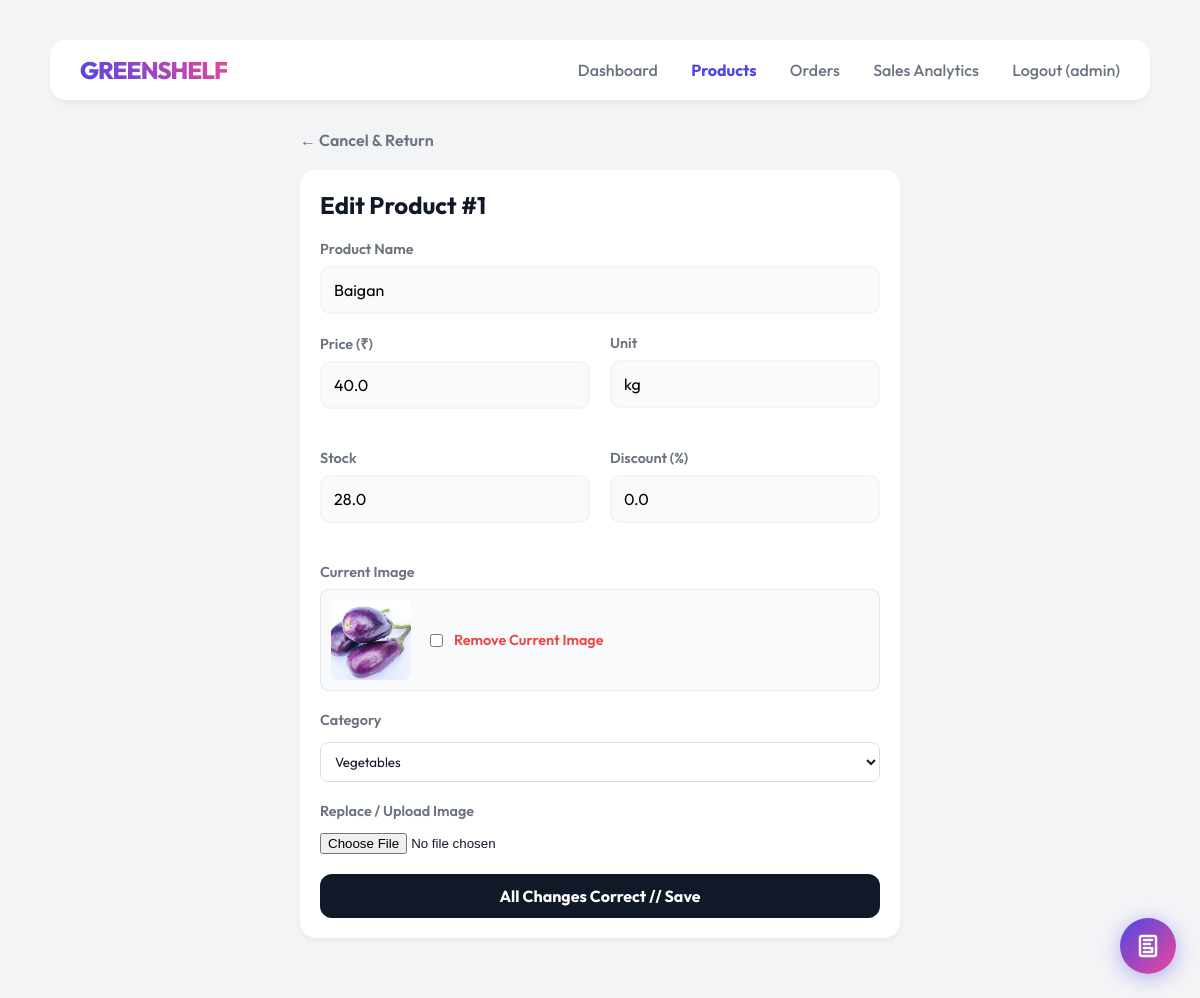
Page /edit_product/1 (signed in) on the committed database.
### tables this page shows
CREATE TABLE users (
        id INTEGER PRIMARY KEY AUTOINCREMENT,
        username TEXT NOT NULL UNIQUE,
        password_hash TEXT NOT NULL,
        role TEXT NOT NULL CHECK(role IN ('admin', 'customer'))
    );

CREATE TABLE products (
        product_id INTEGER PRIMARY KEY AUTOINCREMENT,
        name TEXT NOT NULL,
        price REAL NOT NULL,
        unit TEXT NOT NULL,
        stock REAL NOT NULL DEFAULT 0 CHECK(stock >= 0),
        discount REAL NOT NULL DEFAULT 0 CHECK(discount >= 0 AND discount <= 100),
        image_url TEXT,
        category TEXT DEFAULT 'Uncategorized'
    );

### backend/app.py (the view, shortened to what this page needs)
@app.route("/edit_product/<int:product_id>", methods=["GET", "POST"])
@admin_required
def edit_product(product_id):
    product = get_product(product_id)
    return render_template("edit_product.html", product=product)

### backend/app.py (called while the page is built)
@login_manager.user_loader
def load_user(user_id):
    conn = get_connection()
    user_data = conn.execute("SELECT * FROM users WHERE id = ?", (user_id,)).fetchone()
    conn.close()
    if user_data:
        return User(user_data['id'], user_data['username'], user_data['password_hash'], user_data['role'])
    return None

def admin_required(f):
    @wraps(f)
    @login_required
    def decorated_function(*args, **kwargs):
        if current_user.role != 'admin':
            return "403 Forbidden: Admins only", 403
        return f(*args, **kwargs)
    return decorated_function

@app.context_processor
def inject_cart_count():
    if current_user.is_authenticated and current_user.role == 'customer':
        return {"cart_count": get_cart_count(current_user.id)}
    return {"cart_count": 0}

### backend/db.py (called while the page is built)
def get_connection():
    conn = sqlite3.connect(DB_NAME)
    conn.row_factory = sqlite3.Row
    return conn

### backend/products.py (called while the page is built)
def get_product(product_id):
    conn = get_connection()
    product = conn.execute(
        "SELECT * FROM products WHERE product_id = ?", (product_id,)
    ).fetchone()
    conn.close()
    return product

### templates/edit_product.html (shortened to what this page needs)
{% extends "base.html" %}
{% block content %}
<div class="container" style="max-width: 600px;">
    <div style="margin-bottom: 20px;">
        <a href="/products" style="text-decoration: none; color: var(--text-sub); font-weight: 600;">← Cancel &
            Return</a>
    </div>
    <div class="card">
        <h2 style="margin-top: 0; margin-bottom: 20px;">Edit Product #{{ product.product_id }}</h2>
        <form action="/edit_product/{{ product.product_id }}" method="POST" enctype="multipart/form-data">
            <div class="form-group">
                <label>Product Name</label>
                <input type="text" name="name" value="{{ product.name }}" required>
            </div>
            <div style="display: grid; grid-template-columns: 1fr 1fr; gap: 20px;">
                <div class="form-group">
                    <label>Price (₹)</label>
                    <input type="number" name="price" step="0.01" value="{{ product.price }}" required>
                </div>
                <div class="form-group">
                    <label>Unit</label>
                    <input type="text" name="unit" value="{{ product.unit }}" required>
                </div>
            </div>
            <div style="display: grid; grid-template-columns: 1fr 1fr; gap: 20px; margin-top: 20px;">
                <div class="form-group">
                    <label>Stock</label>
                    <input type="number" name="stock" value="{{ product.stock }}" min="0" step="0.001" required>
                </div>
                <div class="form-group">
                    <label>Discount (%)</label>
                    <input type="number" name="discount" value="{{ product.discount }}" min="0" max="100" step="0.1">
                </div>
            </div>
            {% if product.image_url %}
            <div class="form-group" style="margin-top: 20px;">
                <label>Current Image</label>
                <div style="display: flex; align-items: center; gap: 15px; background: #f9fafb; padding: 10px; border-radius: 8px; border: 1px solid #e5e7eb; margin-top: 5px;">
                    <img src="{{ url_for('static', filename=product.image_url) }}" alt="{{ product.name }}" style="width: 80px; height: 80px; object-fit: cover; border-radius: 8px;">
                    <div>
                        <label style="display: flex; align-items: center; gap: 8px; cursor: pointer; color: #ef4444; font-weight: 600; margin-bottom: 0;">
                            <input type="checkbox" name="remove_image" value="true"> Remove Current Image
                        </label>
                    </div>
                </div>
            </div>
            {% endif %}
            <div class="form-group" style="margin-top: 20px;">
                <label>Category</label>
                <select name="category" required style="width: 100%; padding: 10px; border-radius: 8px; border: 1px solid #ddd; font-family: inherit; background-color: var(--surface); color: var(--text-main); margin-top: 5px;">
                    <option value="Vegetables" {% if product.category == 'Vegetables' %}selected{% endif %}>Vegetables</option>
                </select>
            </div>
            <div class="form-group" style="margin-top: 20px; margin-bottom: 20px;">
                <label>Replace / Upload Image</label>
                <input type="file" name="product_image" accept=".png, .jpg, .jpeg, .webp" style="margin-top: 5px;">
            </div>
            <div style="margin-top: 20px;">
                <button type="submit" class="btn btn-block">All Changes Correct // Save</button>
            </div>
        </form>
    </div>
</div>
{% endblock %}

### templates/base.html (shortened to what this page needs)
<!DOCTYPE html>
<html lang="en">
<head>
    <link rel="stylesheet" href="{{ url_for('static', filename='style.css') }}">
    {% if current_user.is_authenticated and current_user.role == 'admin' %}
    <link rel="stylesheet" href="{{ url_for('static', filename='css/admin_utilities.css') }}">
    {% endif %}
</head>
<body>
    <div class="container">
        <div class="top-bar">
            <a href="/" class="logo">GreenShelf</a>
            <div class="nav">
                {% if current_user.is_authenticated %}
                {% if current_user.role == 'admin' %}
                <a href="/admin/dashboard"
                    class="{% if request.path == '/admin/dashboard' %}active{% endif %}">Dashboard</a>
                <a href="/products"
                    class="{% if request.path == '/products' or request.path.startswith('/edit_product') %}active{% endif %}">Products</a>
                <a href="/admin/orders"
                    class="{% if request.path.startswith('/admin/orders') or request.path.startswith('/order/') %}active{% endif %}">Orders</a>
                <a href="/admin/analytics"
                    class="{% if request.path == '/admin/analytics' %}active{% endif %}">Sales Analytics</a>
                {% endif %}
                <a href="/logout">Logout ({{ current_user.username }})</a>
                {% else %}
                <a href="/login" class="{% if request.path == '/login' %}active{% endif %}">Login</a>
                {% endif %}
            </div>
        </div>
        {% block content %}{% endblock %}
    </div>
    {% if current_user.is_authenticated and current_user.role == 'admin' %}
        {% include 'components/admin_utility_panel.html' %}
    {% endif %}
</body>
</html>

### static/style.css (style rules this page uses)
:root { --bg-color: #f3f4f6; --surface: #ffffff; --primary: #4f46e5; --accent: #ec4899; --text-main: #111827; --text-sub: #6b7280; --border-light: #f9fafb; --input-bg: #f9fafb; --danger: #ef4444; }
body { background-color: var(--bg-color); color: var(--text-main); font-family: 'Outfit', sans-serif; margin: 0; padding: 40px; min-height: 100vh; }
.container { max-width: 1100px; margin: 0 auto; }
.top-bar { display: flex; justify-content: space-between; align-items: center; margin-bottom: 30px; background: var(--surface); padding: 15px 30px; border-radius: 16px; box-shadow: 0 4px 6px -1px rgba(0, 0, 0, 0.05); }
.logo { font-weight: 800; font-size: 1.5em; background: linear-gradient(45deg, var(--primary), var(--accent)); -webkit-background-clip: text; background-clip: text; -webkit-text-fill-color: transparent; text-transform: uppercase; letter-spacing: -1px; text-decoration: none; display: block; }
.nav a { text-decoration: none; color: var(--text-sub); font-weight: 500; margin-left: 30px; transition: 0.2s; }
.nav a.active { color: var(--primary); font-weight: 700; }
.card { background: var(--surface); padding: 20px; border-radius: 16px; box-shadow: 0 4px 6px -1px rgba(0, 0, 0, 0.05); margin-bottom: 20px; }
.btn { display: inline-block; background: var(--text-main); color: #fff; border: none; padding: 12px 24px; border-radius: 12px; font-weight: 700; font-family: 'Outfit', sans-serif; font-size: 1em; cursor: pointer; text-decoration: none; text-align: center; transition: 0.2s; }
.btn-block { display: block; width: 100%; box-sizing: border-box; }
.form-group { margin-bottom: 20px; }
label { display: block; margin-bottom: 8px; font-weight: 600; color: var(--text-sub); font-size: 0.9em; }
textarea, input[type="text"], input[type="number"], input[type="password"] { width: 100%; padding: 12px; border-radius: 10px; border: 2px solid var(--bg-color); background: var(--input-bg); font-family: 'Outfit', sans-serif; font-size: 1em; box-sizing: border-box; transition: 0.2s; }

### rows in the picture
users: username "admin"
products: product_id "1", name "Baigan", price "40.0", unit "kg", stock "28.0", discount "0.0", image_url (picture), category "Vegetables"
